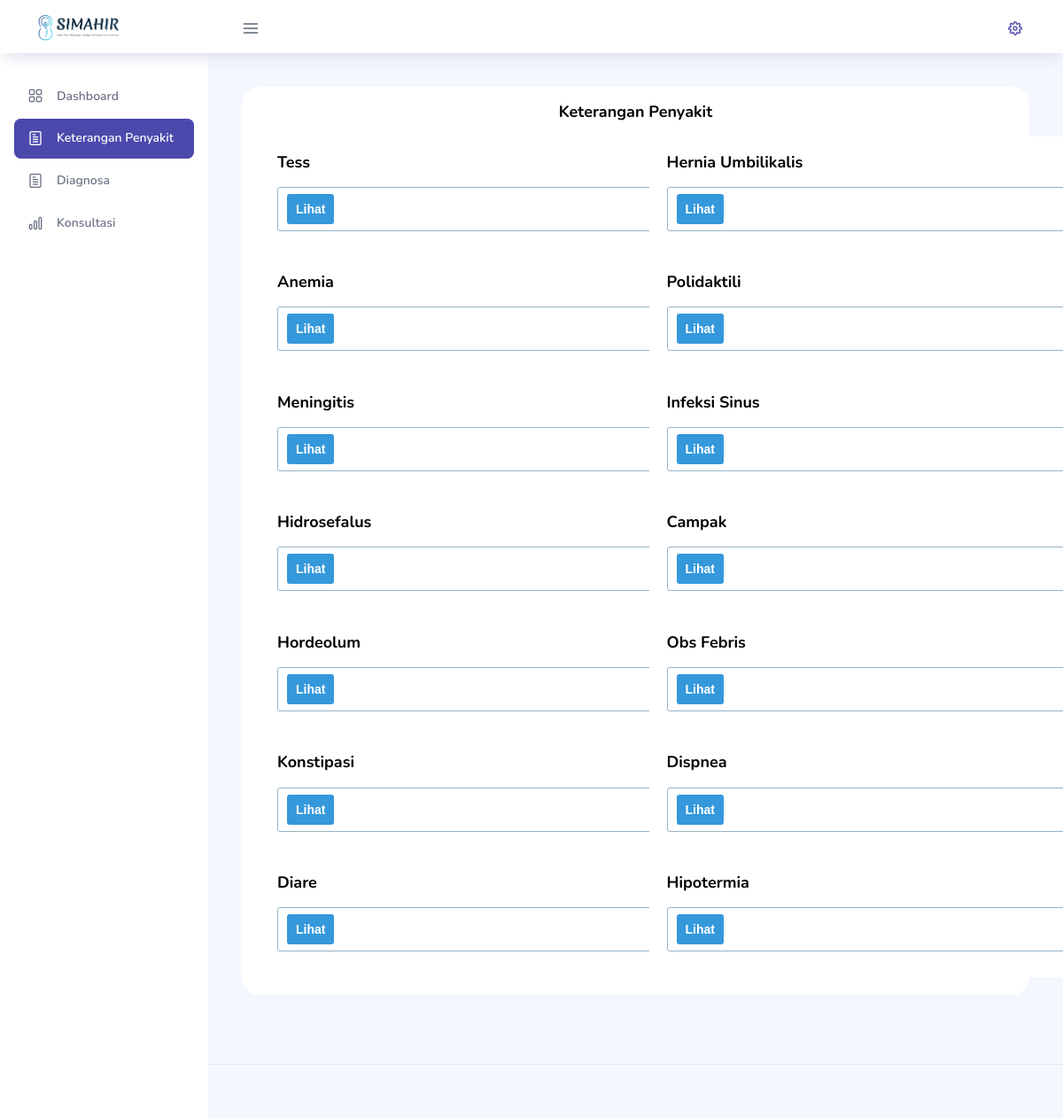
The app's page /view/keterangan_penyakit.php (signed in) with its own data.
### tables this page shows
CREATE TABLE `tb_penyakit`  (
  `kode_penyakit` varchar(4) NOT NULL,
  `nama_penyakit` varchar(50) NOT NULL,
  `keterangan_penyakit` text NULL,
  `foto` varchar(128) NULL DEFAULT NULL,
  `solusi` text NOT NULL,
  PRIMARY KEY (`kode_penyakit`) USING BTREE
);

### view/keterangan_penyakit.php (the view, shortened to what this page needs)
<!DOCTYPE html>
<html lang="en">
<head>
    <link rel="stylesheet" href="../template/vendors/feather/feather.css">
    <link rel="stylesheet" href="../template/vendors/ti-icons/css/themify-icons.css">
    <link rel="stylesheet" href="../template/vendors/css/vendor.bundle.base.css">
    <link rel="stylesheet" href="../template/css/vertical-layout-light/style.css">
    <link rel="stylesheet" href="../template/css/spoiler.css">
</head>
<body>
    <div class="container-scroller">
        <nav class="navbar col-lg-12 col-12 p-0 fixed-top d-flex flex-row">
            <div class="text-center navbar-brand-wrapper d-flex align-items-center justify-content-center">
                <a class="navbar-brand brand-logo mr-5" href="../template/indexuser.php"><img
                        src="../template/images/logo.png" class="mr-2" alt="logo" /></a>
            </div>
            <div class="navbar-menu-wrapper d-flex align-items-center justify-content-end">
                <button class="navbar-toggler navbar-toggler align-self-center" type="button" data-toggle="minimize">
                    <span class="icon-menu"></span>
                </button>
                <ul class="navbar-nav navbar-nav-right">
                    <li class="nav-item nav-profile dropdown">
                        <a class="nav-link dropdown-toggle" href="#" data-toggle="dropdown" id="profileDropdown">
                            <i class="icon-cog text-primary"></i>
                        </a>
                    </li>
                </ul>
            </div>
        </nav>
        <div class="container-fluid page-body-wrapper">
            <?php require_once '../template/menu_user.php' ?>
            <div class="main-panel">
                <div class="content-wrapper">
                    <div class="row">
                        <div class="col-lg-12 grid-margin stretch-card">
                            <div class="card">
                                <div class="card-body">
                                    <center>
                                        <h4 class="card-title">Keterangan Penyakit</h4>
                                    </center>
                                    <?php
                                    require_once '../class/koneksi.php';
                                    $query = "SELECT * FROM tb_penyakit ORDER by kode_penyakit desc";
                                    $penyakit = $con->prepare($query);
                                    $penyakit->execute(); ?>
                                    <div class="row">
                                        <?php while ($row = $penyakit->fetch(PDO::FETCH_ASSOC)) : ?>
                                        <div class="col-md-6">
                                            <div class="card" style="width: 50rem;">
                                                <div class="card-body">
                                                    <h5 class="card-title"><?= $row['nama_penyakit'] ?></h5>
                                                    <div class="ignielSpoiler">
                                                        <div class="tombol" tabindex="0"></div>
                                                    </div>
                                                </div>
                                            </div>
                                        </div>
                                        <?php endwhile; ?>
                                    </div>
                                </div>
                            </div>
                        </div>
                    </div>
                </div>
                <footer class="footer">
                </footer>
            </div>
        </div>
    </div>
</body>
</html>

### template/css/spoiler.css (style rules this page uses)
.ignielSpoiler { display: block; margin: 10px 0px; border: 1px solid #97b4c7; padding: 7px 10px; border-radius: 3px; -moz-border-radius: 3px; }
.ignielSpoiler .tombol { background: #3498db; color: #fff; display: inline-block; cursor: pointer; font: normal 600 14px Tahoma, sans-serif; padding: 0px; border: none; outline: none; line-height: 20px; border-radius: 3px; -moz-border-radius: 3px; }
.ignielSpoiler .tombol:before { content: 'Lihat'; display: inline-block; padding: 7px 10px; border-radius: 3px; -moz-border-radius: 3px; }

### records on screen
tb_penyakit: nama_penyakit "Tess"
tb_penyakit: nama_penyakit "Hernia Umbilikalis"
tb_penyakit: nama_penyakit "Anemia"
tb_penyakit: nama_penyakit "Polidaktili"
tb_penyakit: nama_penyakit "Meningitis"
tb_penyakit: nama_penyakit "Infeksi Sinus"
tb_penyakit: nama_penyakit "Hidrosefalus"
tb_penyakit: nama_penyakit "Campak"
tb_penyakit: nama_penyakit "Hordeolum"
tb_penyakit: nama_penyakit "Obs Febris"
tb_penyakit: nama_penyakit "Konstipasi"
tb_penyakit: nama_penyakit "Dispnea"
tb_penyakit: nama_penyakit "Diare"
tb_penyakit: nama_penyakit "Hipotermia"
